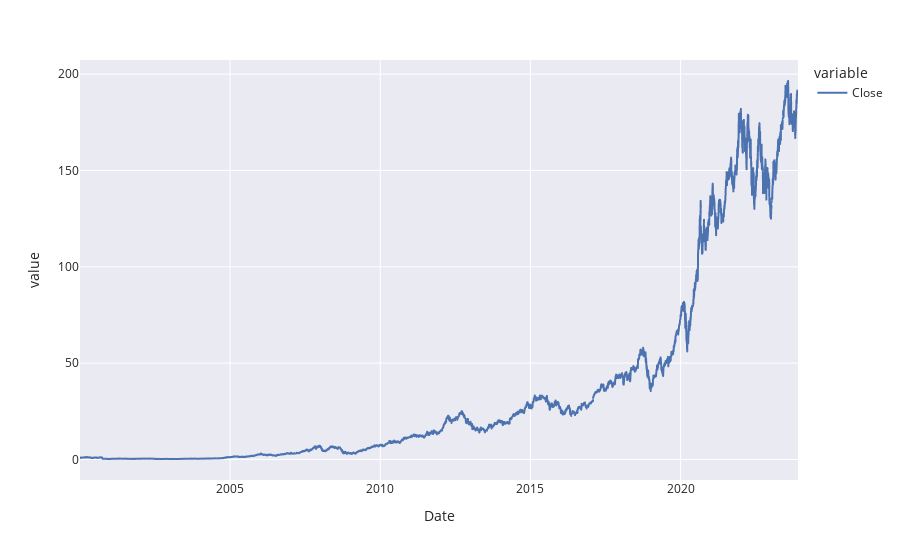

Source (notebook cell):
### Code cell
px.line(df.Close, template='seaborn')

### Figure 1 — Plotly figure (JSON) as saved in the notebook; plotly's stock layout.template omitted (floating-point values rounded to 4 significant figures; data arrays with more than 128 entries replaced by an {"elided": "..."} marker saying what was removed)
{"data": [{"hovertemplate": "variable=Close<br>Date=%{x}<br>value=%{y}<extra></extra>", "legendgroup": "Close", "line": {"color": "rgb(76,114,176)", "dash": "solid"}, "marker": {"symbol": "circle"}, "mode": "lines", "name": "Close", "showlegend": true, "type": "scattergl", "x": {"elided": "6016 str values"}, "xaxis": "x", "y": {"elided": "6016 float values"}, "yaxis": "y"}], "layout": {"legend": {"title": {"text": "variable"}, "tracegroupgap": 0}, "margin": {"t": 60}, "xaxis": {"anchor": "y", "domain": [0, 1], "title": {"text": "Date"}}, "yaxis": {"anchor": "x", "domain": [0, 1], "title": {"text": "value"}}}}
